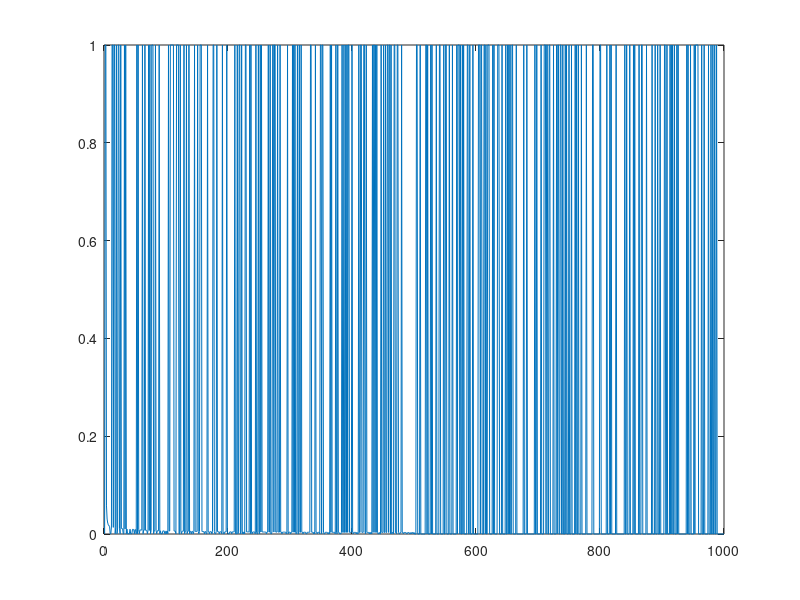

Here is the MATLAB script that generated this plot:
clear,clc;
itrmax = 1e3; theta1 = 1.5; theta2 = 0.5; eta = linspace(0.999,0,itrmax); 
k = [15.*ones(1,itrmax/2) 50.*ones(1,itrmax/2)]; alpha = 0.2;
r1 = 1 + 0.5*randn; r2 = 1 + 0.5*randn; r3 = -2 + 0.5*randn;
w3 = [r1 r1; zeros(itrmax-1,2)]; w4 = [r2 r2 r3; zeros(itrmax-1,3)]; 
x = double(rand(itrmax,2) > 0.5); t = double(xor(x(:,1),x(:,2)));
net3 = zeros(itrmax,1); net4 = zeros(itrmax,1); o3 = zeros(itrmax,1); o4 = zeros(itrmax,1);
dl3 = zeros(itrmax,1); dl4 = zeros(itrmax,1);
for i=1:itrmax 
    net3(i) = w3(i,:)*x(i,:)';
    o3(i) = sigmf(net3(i),[k(i),theta1]);
    net4(i) = w4(i,:)*[x(i,:) o3(i)]';
    o4(i) = sigmf(net4(i),[k(i),theta2]);
    dl4(i) = k(i)*o4(i)*(1-o4(i))*(t(i)-o4(i));
    dl3(i) = k(i)*o3(i)*(1-o3(i))*dl4(i)*w4(i,3);
    if (i>1)
        w3(i+1,:) = w3(i,:) + (eta(i)*dl3(i)*o3(i)).*ones(1,2) + alpha.*(w3(i,:)-w3(i-1,:));
        w4(i+1,:) = w4(i,:) + (eta(i)*dl4(i)*o4(i)).*ones(1,3) + alpha.*(w4(i,:)-w4(i-1,:));
    else
        w3(i+1,:) = w3(i,:) + (eta(i)*dl3(i)*o3(i)).*ones(1,2);
        w4(i+1,:) = w4(i,:) + (eta(i)*dl4(i)*o4(i)).*ones(1,3);
    end
end
plot(abs(t-o4));